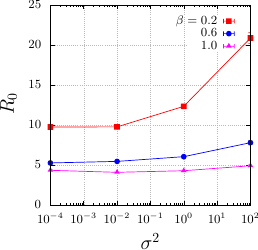

The script that saved this image:
#!/usr/bin/gnuplot

# Dimensiones (en pulgadas)
mpl_top    = 0.3
mpl_bot    = 0.4
mpl_left   = 0.4
mpl_right  = 0.3
mpl_height = 2.0  # Altura común a todos
mpl_width  = 2.0  # Ancho de cada panel
mpl_dx1    = 0.5  # Espacio entre panel 1 y 2
mpl_dx2    = 0.5  # Espacio entre panel 2 y 3

# Tamaño total
xsize = mpl_left + mpl_right + 3*mpl_width + mpl_dx1 + mpl_dx2
ysize = mpl_top + mpl_bot + mpl_height

# Posiciones horizontales (left y right en pantalla)
p1_left  = mpl_left / xsize
p1_right = (mpl_left + mpl_width) / xsize

p2_left  = (mpl_left + mpl_width + mpl_dx1) / xsize
p2_right = (mpl_left + 2*mpl_width + mpl_dx1) / xsize

p3_left  = (mpl_left + 2*mpl_width + mpl_dx1 + mpl_dx2) / xsize
p3_right = (mpl_left + 3*mpl_width + mpl_dx1 + mpl_dx2) / xsize

# Verticales
p_top = 1 - mpl_top / ysize
p_bot = mpl_bot / ysize


# Salida
set terminal epslatex size xsize,ysize
epsfile='R0_vs_sigma2.eps'
set output epsfile

set border linewidth 1.5
set samples 1000
set grid lc rgb "#BBBBBB"
set style line 1 lc rgb '#0060ad' lt 1 lw 2 pt 7 ps 0.5

set multiplot

########### PANEL IZQUIERDO (DEFF) ###########
set lmargin at screen p1_left
set rmargin at screen p1_right
set tmargin at screen p_top
set bmargin at screen p_bot

set key samplen 1 spacing 1.2 font ",15" at graph 0.95, 0.95
set xlabel '\Large{$\sigma^{2}$}'
set ylabel '\Large{$R_{0}$}' offset 0.1,0.1

set format x "$10^{%T}$"

set logscale x

#set xrange [0:0.12]
set yrange [0:]


#set label 1 '$\tau_p=1$' at graph 0.7, 0.25

set style fill solid 0.3 noborder

plot "../R0/resultados_beta_sigma.dat" u (($1==0.2)?($2*$2):(NaN)):3:4 w yerrorline pt 5 ps 1.3 lw 2 lc rgb 'red' title '$\beta=0.2$',\
     "../R0/resultados_beta_sigma.dat" u (($1==0.6)?($2*$2):(NaN)):3:4 w yerrorline pt 7 ps 1.3 lw 2 lc rgb 'blue' title '$0.6$',\
     "../R0/resultados_beta_sigma.dat" u (($1==1.0)?($2*$2):(NaN)):3:4 w yerrorline pt 9 ps 1.3 lw 2 lc rgb 'magenta' title '$1.0$',\
     #"./diagram_LX32.dat" u (($3==32 && $4==0.200)?($5):(NaN)):6 w lp pt 13 ps 1.3 lw 2 lc rgb 'olive' title '$0.20$',\
     #"./STRAIN_X/MEAN_VALUES.dat" u (($3==256)?($5):(NaN)):9 w p pt 15 ps 1.3 lw 2 lc rgb 'cyan' title '$256$';


########### PANEL CENTRAL (Nz) ###########

unset multiplot